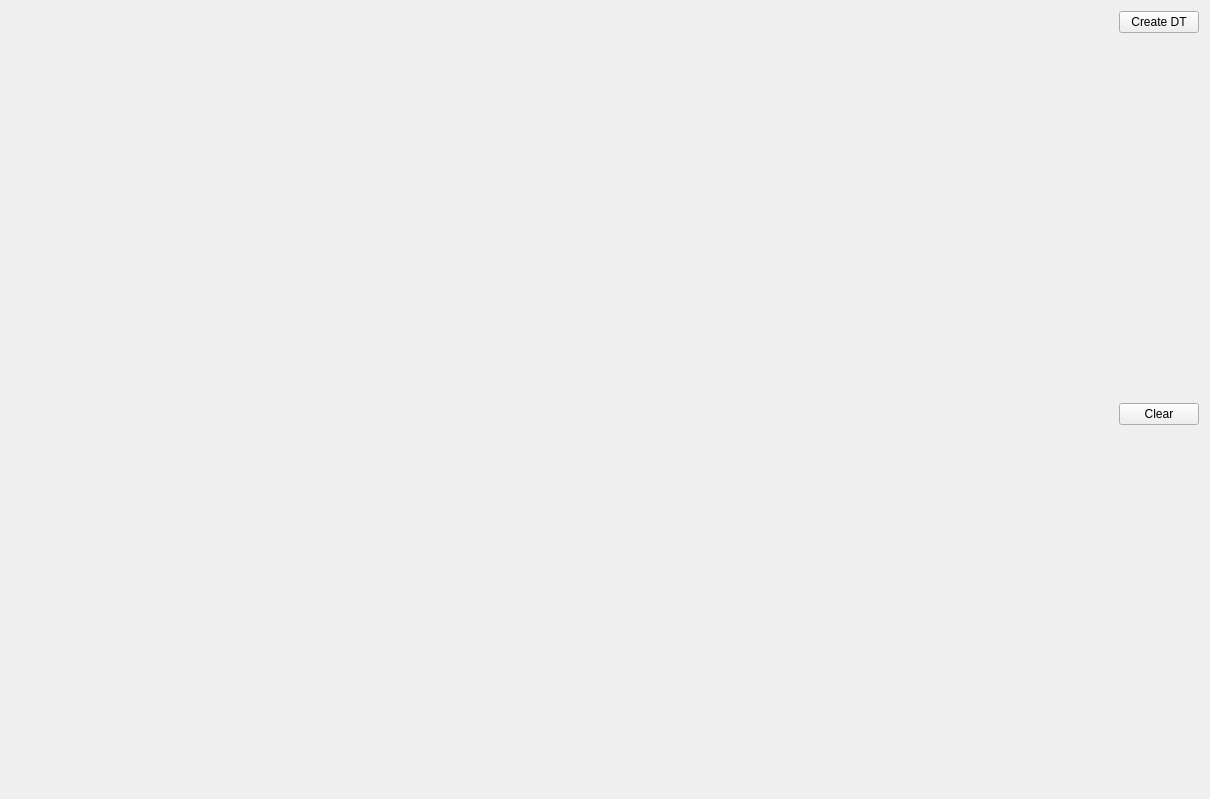
<?xml version="1.0" encoding="UTF-8"?>
<ui version="4.0">
 <class>Widget</class>
 <widget class="QWidget" name="Widget">
  <property name="geometry">
   <rect>
    <x>0</x>
    <y>0</y>
    <width>1210</width>
    <height>799</height>
   </rect>
  </property>
  <property name="windowTitle">
   <string>DTM</string>
  </property>
  <layout class="QHBoxLayout" name="horizontalLayout">
   <item>
    <widget class="Draw" name="Canvas" native="true">
     <property name="sizePolicy">
      <sizepolicy hsizetype="Preferred" vsizetype="Preferred">
       <horstretch>1</horstretch>
       <verstretch>1</verstretch>
      </sizepolicy>
     </property>
    </widget>
   </item>
   <item>
    <layout class="QVBoxLayout" name="verticalLayout">
     <item>
      <widget class="QPushButton" name="pushButton">
       <property name="text">
        <string>Create DT</string>
       </property>
      </widget>
     </item>
     <item>
      <spacer name="verticalSpacer">
       <property name="orientation">
        <enum>Qt::Vertical</enum>
       </property>
       <property name="sizeHint" stdset="0">
        <size>
         <width>20</width>
         <height>40</height>
        </size>
       </property>
      </spacer>
     </item>
     <item>
      <widget class="QPushButton" name="pushButton_2">
       <property name="text">
        <string>Clear</string>
       </property>
      </widget>
     </item>
     <item>
      <spacer name="verticalSpacer_2">
       <property name="orientation">
        <enum>Qt::Vertical</enum>
       </property>
       <property name="sizeHint" stdset="0">
        <size>
         <width>20</width>
         <height>40</height>
        </size>
       </property>
      </spacer>
     </item>
    </layout>
   </item>
  </layout>
 </widget>
 <customwidgets>
  <customwidget>
   <class>Draw</class>
   <extends>QWidget</extends>
   <header location="global">draw.h</header>
   <container>1</container>
  </customwidget>
 </customwidgets>
 <resources/>
 <connections/>
</ui>
